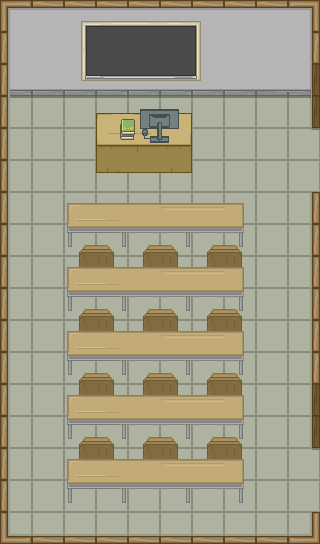

A 2D game scene composited from a Tiled map and its tileset images. What follows is a short description and the map's XML, with every tile layer's data as written:
An orthogonal 10x17 tile map with 32x32 px tiles, 7 tile layers (墙, 地, 围墙, 桌子黑板, ...), 2 tilesets.

<map version="1.0" tiledversion="1.1.5" orientation="orthogonal" renderorder="right-down" width="10" height="17" tilewidth="32" tileheight="32" infinite="0" nextobjectid="1">
 <tileset firstgid="1" source="keshi.tsx" />
 <tileset firstgid="273" source="keshidaoju.tsx" />
 <layer name="墙" width="10" height="17">
  <data encoding="csv">
1,2,3,4,5,6,7,8,9,10,
17,18,19,20,21,22,23,24,25,26,
33,34,35,36,37,38,39,40,41,42,
0,0,0,0,0,0,0,0,0,0,
0,0,0,0,0,0,0,0,0,0,
0,0,0,0,0,0,0,0,0,0,
0,0,0,0,0,0,0,0,0,0,
0,0,0,0,0,0,0,0,0,0,
0,0,0,0,0,0,0,0,0,0,
0,0,0,0,0,0,0,0,0,0,
0,0,0,0,0,0,0,0,0,0,
0,0,0,0,0,0,0,0,0,0,
0,0,0,0,0,0,0,0,0,0,
0,0,0,0,0,0,0,0,0,0,
0,0,0,0,0,0,0,0,0,0,
0,0,0,0,0,0,0,0,0,0,
0,0,0,0,0,0,0,0,0,0
</data>
 </layer>
 <layer name="地" width="10" height="17">
  <data encoding="csv">
0,0,0,0,0,0,0,0,0,0,
0,0,0,0,0,0,0,0,0,0,
0,0,0,0,0,0,0,0,0,0,
49,50,51,52,53,54,55,56,57,58,
65,66,67,68,69,70,71,72,73,74,
81,82,83,84,85,86,87,88,89,90,
97,98,99,100,101,102,103,104,105,106,
113,114,115,116,117,118,119,120,121,122,
129,130,131,132,133,134,135,136,137,138,
145,146,147,148,149,150,151,152,153,154,
161,162,163,164,165,166,167,168,169,170,
177,178,179,180,181,182,183,184,185,186,
193,194,195,196,197,198,199,200,201,202,
209,210,211,212,213,214,215,216,217,218,
225,226,227,228,229,230,231,232,233,234,
241,242,243,244,245,246,247,248,249,250,
257,258,259,260,261,262,263,264,265,266
</data>
 </layer>
 <layer name="围墙" width="10" height="17">
  <data encoding="csv">
189,171,171,171,171,171,171,171,171,174,
188,0,0,0,0,0,0,0,0,172,
188,0,0,0,0,0,0,0,0,173,
188,0,0,0,0,0,0,0,0,173,
188,0,0,0,0,0,0,0,0,0,
188,0,0,0,0,0,0,0,0,0,
188,0,0,0,0,0,0,0,0,172,
188,0,0,0,0,0,0,0,0,172,
188,0,0,0,0,0,0,0,0,172,
188,0,0,0,0,0,0,0,0,172,
188,0,0,0,0,0,0,0,0,172,
188,0,0,0,0,0,0,0,0,172,
188,0,0,0,0,0,0,0,0,173,
188,0,0,0,0,0,0,0,0,173,
188,0,0,0,0,0,0,0,0,0,
188,0,0,0,0,0,0,0,0,0,
175,187,187,187,187,187,187,187,187,191
</data>
 </layer>
 <layer name="桌子黑板" width="10" height="17">
  <data encoding="csv">
0,0,11,12,13,14,15,0,0,0,
0,0,27,28,29,30,31,0,0,0,
0,0,43,44,45,46,47,0,0,0,
0,0,0,59,60,61,0,0,0,0,
0,0,0,75,76,77,0,0,0,0,
0,0,0,91,92,93,0,0,0,0,
0,0,107,108,109,110,111,112,0,0,
0,0,123,124,125,126,127,128,0,0,
0,0,107,108,109,110,111,112,0,0,
0,0,123,124,125,126,127,128,0,0,
0,0,107,108,109,110,111,112,0,0,
0,0,123,124,125,126,127,128,0,0,
0,0,107,108,109,110,111,112,0,0,
0,0,123,124,125,126,127,128,0,0,
0,0,107,108,109,110,111,112,0,0,
0,0,123,124,125,126,127,128,0,0,
0,0,0,0,0,0,0,0,0,0
</data>
 </layer>
 <layer name="凳子" width="10" height="17">
  <data encoding="csv">
0,0,0,0,0,0,0,0,0,0,
0,0,0,0,0,0,0,0,0,0,
0,0,0,0,0,0,0,0,0,0,
0,0,0,0,0,0,0,0,0,0,
0,0,0,0,0,0,0,0,0,0,
0,0,0,0,0,0,0,0,0,0,
0,0,0,0,0,0,0,0,0,0,
0,0,139,140,139,140,139,140,0,0,
0,0,155,156,155,156,155,156,0,0,
0,0,139,140,139,140,139,140,0,0,
0,0,155,156,155,156,155,156,0,0,
0,0,139,140,139,140,139,140,0,0,
0,0,155,156,155,156,155,156,0,0,
0,0,139,140,139,140,139,140,0,0,
0,0,155,156,155,156,155,156,0,0,
0,0,0,0,0,0,0,0,0,0,
0,0,0,0,0,0,0,0,0,0
</data>
 </layer>
 <layer name="书" width="10" height="17">
  <data encoding="csv">
0,0,0,0,0,0,0,0,0,0,
0,0,0,0,0,0,0,0,0,0,
0,0,0,0,0,0,0,0,0,0,
0,0,0,275,276,0,0,0,0,0,
0,0,0,284,285,0,0,0,0,0,
0,0,0,0,0,0,0,0,0,0,
0,0,0,0,0,0,0,0,0,0,
0,0,0,0,0,0,0,0,0,0,
0,0,0,0,0,0,0,0,0,0,
0,0,0,0,0,0,0,0,0,0,
0,0,0,0,0,0,0,0,0,0,
0,0,0,0,0,0,0,0,0,0,
0,0,0,0,0,0,0,0,0,0,
0,0,0,0,0,0,0,0,0,0,
0,0,0,0,0,0,0,0,0,0,
0,0,0,0,0,0,0,0,0,0,
0,0,0,0,0,0,0,0,0,0
</data>
 </layer>
 <layer name="电脑" width="10" height="17">
  <data encoding="csv">
0,0,0,0,0,0,0,0,0,0,
0,0,0,0,0,0,0,0,0,0,
0,0,0,0,0,0,0,0,0,0,
0,0,0,0,273,274,0,0,0,0,
0,0,0,0,282,283,0,0,0,0,
0,0,0,0,0,0,0,0,0,0,
0,0,0,0,0,0,0,0,0,0,
0,0,0,0,0,0,0,0,0,0,
0,0,0,0,0,0,0,0,0,0,
0,0,0,0,0,0,0,0,0,0,
0,0,0,0,0,0,0,0,0,0,
0,0,0,0,0,0,0,0,0,0,
0,0,0,0,0,0,0,0,0,0,
0,0,0,0,0,0,0,0,0,0,
0,0,0,0,0,0,0,0,0,0,
0,0,0,0,0,0,0,0,0,0,
0,0,0,0,0,0,0,0,0,0
</data>
 </layer>
</map>